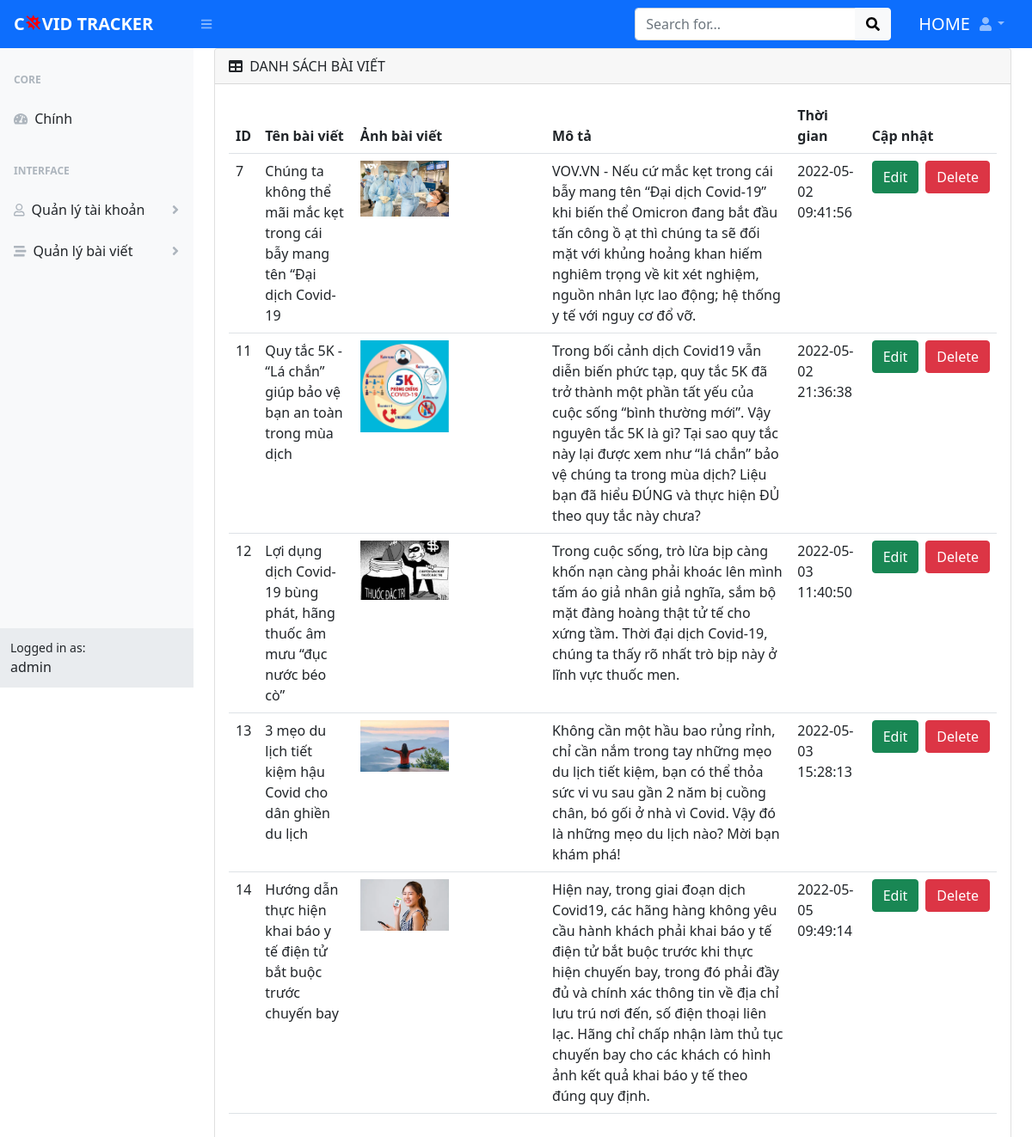
The app's page /admin/index.php?module=listPost (signed in) with its own data.
### tables this page shows
CREATE TABLE `posts` (
  `post_id` int(10) NOT NULL,
  `title` text NOT NULL,
  `thumbnail` text NOT NULL,
  `description` text NOT NULL,
  `content` text DEFAULT NULL,
  `date_time_create` datetime NOT NULL DEFAULT current_timestamp(),
  `author` varchar(50) DEFAULT NULL
);

### admin/modules/listPost.php (the view)
<?php
    include('../conn.php');
?>
<div class="card mb-4">
    <div class="card-header">
        <i class="fas fa-table me-1"></i>
        DANH SÁCH BÀI VIẾT
    </div>
    <div class="card-body">
        <table id="datatablesSimple" class="table table-borderless table-responsive card-1 p-4">
            <thead>
                <tr class="border-bottom">
                    <th>ID</th>
                    <th>Tên bài viết</th>
                    <th>Ảnh bài viết</th>
                    <th>Mô tả</th>
                    <th>Thời gian</th>
                    <th>
                        Cập nhật
                    </th>
                </tr>
            </thead>
            <tbody>
            <?php
                $listPost = "SELECT * FROM `posts`";
                $result = mysqli_query($connect, $listPost);
                while ($row = mysqli_fetch_array($result)) { ?>
                <tr class="border-bottom">
                    <td><?php echo $row["post_id"] ?></td>
                    <td><?php echo $row["title"] ?></td>
                    <td style="width: 25%"><img class="w-50 h-50" src="../upload/<?php echo $row["thumbnail"] ?>"></td>
                    <td><?php echo $row["description"] ?></td>
                    <td><?php echo $row["date_time_create"] ?></td>
                    <td class="d-flex justify-content-around">
                        <a class="btn btn-success me-1" href="?module=editPost&id=<?php echo $row["post_id"] ?>" name="update">Edit</a>
                        <a class="btn btn-danger ms-1" href="?module=deletePost&id=<?php echo $row["post_id"] ?>" onclick="return confirm('Bạn có chắc chắn muốn xóa không?')" name="remove">Delete</a>
                    </td>
                </tr>
            <?php }
            ?>
            </tbody>
    </div>
</div>

### records on screen
posts: post_id "7", title "Chúng ta không thể mãi mắc kẹt trong cái bẫy mang tên “Đại dịch Covid-19", thumbnail (picture), description "VOV.VN - Nếu cứ mắc kẹt trong cái bẫy mang tên “Đại dịch Covid-19” khi biến thể Omicron đang bắt đầu tấn công ồ ạt thì chúng ta sẽ đối mặt với khủng hoảng khan hiếm nghiêm trọng về kit xét nghiệm, nguồn nhân lực lao động; hệ thống y tế với nguy cơ đổ vỡ.", date_time_create "2022-05-02 09:41:56"
posts: post_id "11", title "Quy tắc 5K - “Lá chắn” giúp bảo vệ bạn an toàn trong mùa dịch", thumbnail (picture), description "Trong bối cảnh dịch Covid19 vẫn diễn biến phức tạp, quy tắc 5K đã trở thành một phần tất yếu của cuộc sống “bình thường mới”. Vậy nguyên tắc 5K là gì? Tại sao quy tắc này lại được xem như “lá chắn” bảo vệ chúng ta trong mùa dịch? Liệu bạn đã hiểu ĐÚNG và thực hiện ĐỦ theo quy tắc này chưa?", date_time_create "2022-05-02 21:36:38"
posts: post_id "12", title "Lợi dụng dịch Covid-19 bùng phát, hãng thuốc âm mưu “đục nước béo cò”", thumbnail (picture), description "Trong cuộc sống, trò lừa bịp càng khốn nạn càng phải khoác lên mình tấm áo giả nhân giả nghĩa, sắm bộ mặt đàng hoàng thật tử tế cho xứng tầm. Thời đại dịch Covid-19, chúng ta thấy rõ nhất trò bịp này ở lĩnh vực thuốc men.", date_time_create "2022-05-03 11:40:50"
posts: post_id "13", title "3 mẹo du lịch tiết kiệm hậu Covid cho dân ghiền du lịch", thumbnail (picture), description "Không cần một hầu bao rủng rỉnh, chỉ cần nắm trong tay những mẹo du lịch tiết kiệm, bạn có thể thỏa sức vi vu sau gần 2 năm bị cuồng chân, bó gối ở nhà vì Covid. Vậy đó là những mẹo du lịch nào? Mời bạn khám phá!", date_time_create "2022-05-03 15:28:13"
posts: post_id "14", title "Hướng dẫn thực hiện khai báo y tế điện tử bắt buộc trước chuyến bay", thumbnail (picture), description "Hiện nay, trong giai đoạn dịch Covid19, các hãng hàng không yêu cầu hành khách phải khai báo y tế điện tử bắt buộc trước khi thực hiện chuyến bay, trong đó phải đầy đủ và chính xác thông tin về địa chỉ lưu trú nơi đến, số điện thoại liên lạc. Hãng chỉ chấp nhận làm thủ tục chuyến bay cho các khách có hình ảnh kết quả khai báo y tế theo đúng quy định.", date_time_create "2022-05-05 09:49:14"

### other values on screen
$_SESSION["login"]["1"] "admin"
